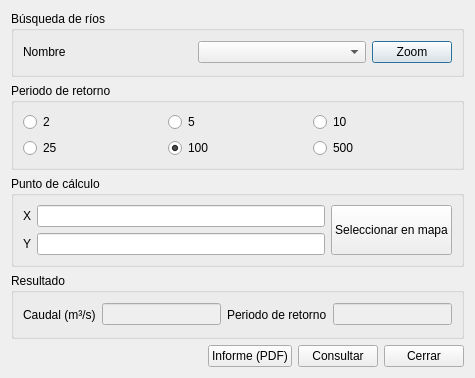
<?xml version="1.0" encoding="UTF-8"?>
<ui version="4.0">
 <class>Dialog</class>
 <widget class="QDialog" name="Dialog">
  <property name="geometry">
   <rect>
    <x>0</x>
    <y>0</y>
    <width>475</width>
    <height>378</height>
   </rect>
  </property>
  <property name="windowTitle">
   <string>Consulta de las capas de caudales máximos</string>
  </property>
  <layout class="QVBoxLayout" name="verticalLayout">
   <item>
    <widget class="QGroupBox" name="groupBox">
     <property name="title">
      <string>Búsqueda de ríos</string>
     </property>
     <layout class="QGridLayout" name="gridLayout">
      <item row="0" column="1">
       <widget class="QComboBox" name="comboRiverName"/>
      </item>
      <item row="0" column="2">
       <widget class="QPushButton" name="btnZoomToRiverName">
        <property name="sizePolicy">
         <sizepolicy hsizetype="Maximum" vsizetype="Fixed">
          <horstretch>0</horstretch>
          <verstretch>0</verstretch>
         </sizepolicy>
        </property>
        <property name="text">
         <string>Zoom</string>
        </property>
       </widget>
      </item>
      <item row="0" column="0">
       <widget class="QLabel" name="label">
        <property name="text">
         <string>Nombre</string>
        </property>
       </widget>
      </item>
     </layout>
    </widget>
   </item>
   <item>
    <widget class="QGroupBox" name="groupBox_2">
     <property name="title">
      <string>Periodo de retorno</string>
     </property>
     <layout class="QGridLayout" name="gridLayout_2">
      <item row="2" column="0">
       <widget class="QRadioButton" name="radioReturnPeriod25">
        <property name="text">
         <string>25</string>
        </property>
       </widget>
      </item>
      <item row="0" column="2">
       <widget class="QRadioButton" name="radioReturnPeriod5">
        <property name="text">
         <string>5</string>
        </property>
       </widget>
      </item>
      <item row="2" column="2">
       <widget class="QRadioButton" name="radioReturnPeriod100">
        <property name="text">
         <string>100</string>
        </property>
        <property name="checked">
         <bool>true</bool>
        </property>
       </widget>
      </item>
      <item row="0" column="3">
       <widget class="QRadioButton" name="radioReturnPeriod10">
        <property name="text">
         <string>10</string>
        </property>
       </widget>
      </item>
      <item row="0" column="0">
       <widget class="QRadioButton" name="radioReturnPeriod2">
        <property name="text">
         <string>2</string>
        </property>
        <property name="checked">
         <bool>false</bool>
        </property>
       </widget>
      </item>
      <item row="2" column="3">
       <widget class="QRadioButton" name="radioReturnPeriod500">
        <property name="text">
         <string>500</string>
        </property>
       </widget>
      </item>
     </layout>
    </widget>
   </item>
   <item>
    <widget class="QGroupBox" name="groupBox_3">
     <property name="title">
      <string>Punto de cálculo</string>
     </property>
     <layout class="QGridLayout" name="gridLayout_3">
      <item row="0" column="0">
       <widget class="QLabel" name="label_3">
        <property name="text">
         <string>X</string>
        </property>
       </widget>
      </item>
      <item row="0" column="1">
       <widget class="QLineEdit" name="txtX"/>
      </item>
      <item row="1" column="1">
       <widget class="QLineEdit" name="txtY"/>
      </item>
      <item row="1" column="0">
       <widget class="QLabel" name="label_4">
        <property name="text">
         <string>Y</string>
        </property>
       </widget>
      </item>
      <item row="0" column="2" rowspan="2">
       <widget class="QPushButton" name="btnGetPoint">
        <property name="sizePolicy">
         <sizepolicy hsizetype="Minimum" vsizetype="Expanding">
          <horstretch>0</horstretch>
          <verstretch>0</verstretch>
         </sizepolicy>
        </property>
        <property name="text">
         <string>Seleccionar en mapa</string>
        </property>
        <property name="checkable">
         <bool>true</bool>
        </property>
       </widget>
      </item>
     </layout>
    </widget>
   </item>
   <item>
    <widget class="QGroupBox" name="groupBox_4">
     <property name="title">
      <string>Resultado</string>
     </property>
     <layout class="QHBoxLayout" name="horizontalLayout">
      <item>
       <widget class="QLabel" name="label_5">
        <property name="text">
         <string>Caudal (m³/s)</string>
        </property>
       </widget>
      </item>
      <item>
       <widget class="QLineEdit" name="txtResultFlow">
        <property name="enabled">
         <bool>false</bool>
        </property>
        <property name="text">
         <string/>
        </property>
       </widget>
      </item>
      <item>
       <widget class="QLabel" name="label_6">
        <property name="text">
         <string>Periodo de retorno</string>
        </property>
       </widget>
      </item>
      <item>
       <widget class="QLineEdit" name="txtResultReturnPeriod">
        <property name="enabled">
         <bool>false</bool>
        </property>
       </widget>
      </item>
     </layout>
    </widget>
   </item>
   <item>
    <layout class="QHBoxLayout" name="horizontalLayout_2">
     <item>
      <spacer name="horizontalSpacer">
       <property name="orientation">
        <enum>Qt::Horizontal</enum>
       </property>
       <property name="sizeHint" stdset="0">
        <size>
         <width>40</width>
         <height>20</height>
        </size>
       </property>
      </spacer>
     </item>
     <item>
      <widget class="QPushButton" name="btnReport">
       <property name="text">
        <string>Informe (PDF)</string>
       </property>
      </widget>
     </item>
     <item>
      <widget class="QPushButton" name="btnCalculate">
       <property name="text">
        <string>Consultar</string>
       </property>
      </widget>
     </item>
     <item>
      <widget class="QPushButton" name="btnClose">
       <property name="text">
        <string>Cerrar</string>
       </property>
      </widget>
     </item>
    </layout>
   </item>
  </layout>
 </widget>
 <resources/>
 <connections/>
</ui>
